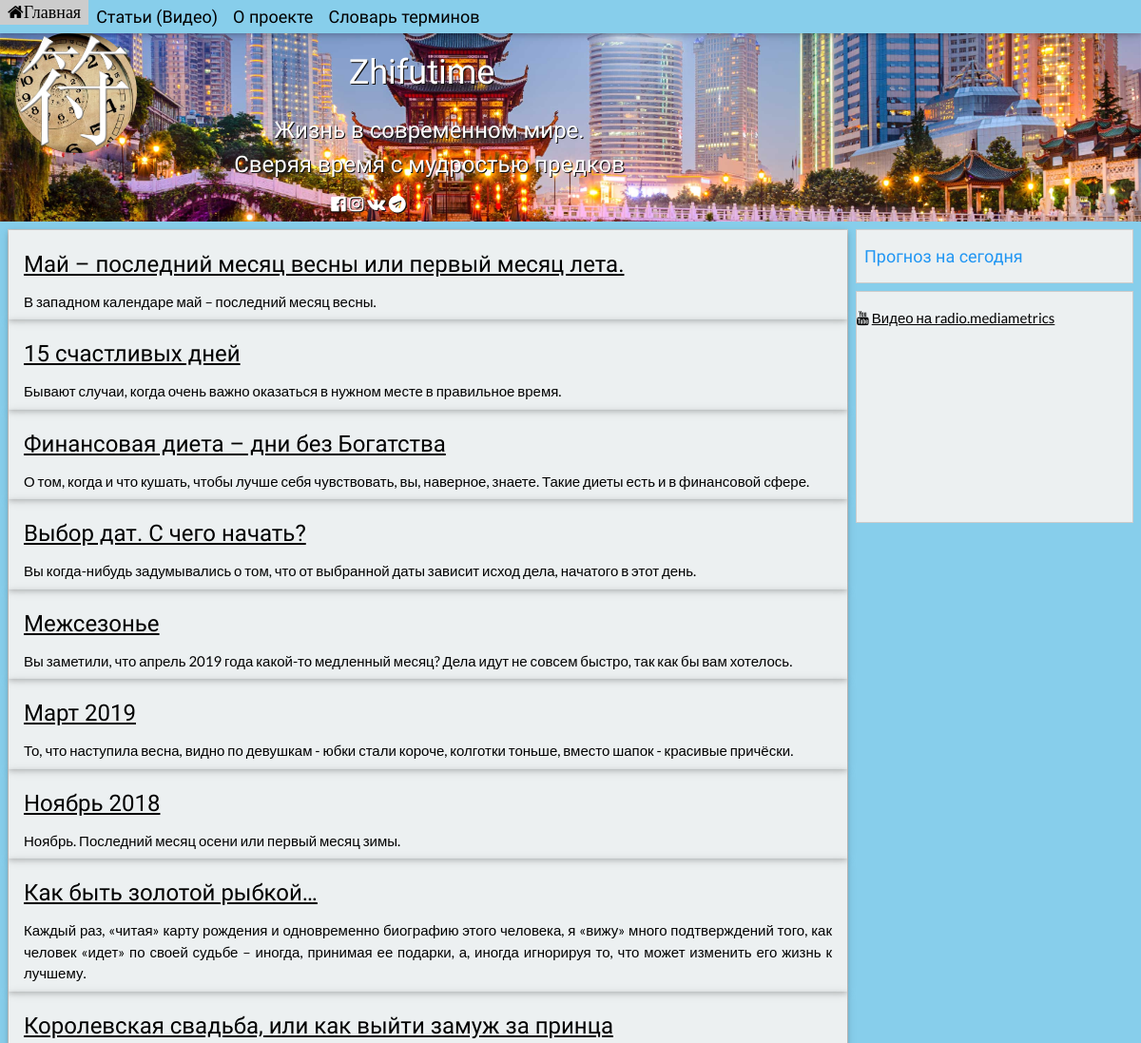
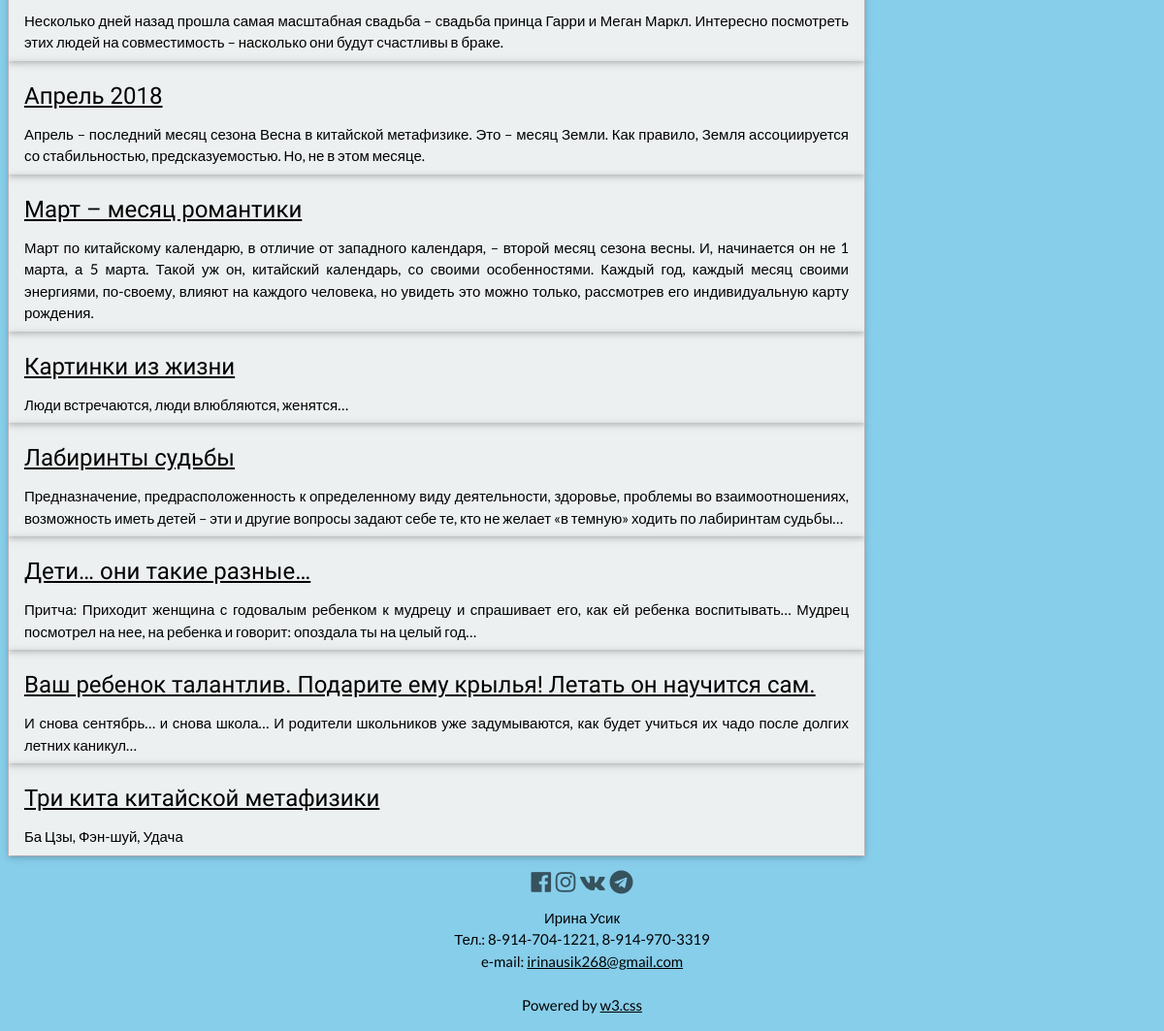
The app's page /articles/ with its own data (2 pictures, top to bottom).
### zhifutime/models.py (models this page shows, shortened)
class Article(models.Model, HitCountMixin):
    title = models.CharField(max_length=200)
    slug = models.SlugField(max_length=250, unique_for_date='publish')
    desc = models.CharField(max_length=350, default='', null=True, blank=True,
                            help_text='Краткое описание статьи')
    text = tinymce_models.HTMLField()
    publish = models.DateTimeField(default=timezone.now)
    hit_count_generic = GenericRelation(
        HitCount, object_id_field='object_pk',
        related_query_name='hit_count_generic_relation')
    class Meta:
        ordering = ('-publish',)
        verbose_name = 'Статья'
        verbose_name_plural = 'Статьи'

### zhifutime/views.py (the view)
# urls.py: url(r'^articles/(?P<art_id>\d+)/$', views.ArticleId.as_view(), name='article_id'),
def articles(request):
    articles_ = Article.objects.all()
    return render(request, 'articles.html', {'articles': articles_})

### zhifutime/templates/articles.html (shortened to what this page needs)
{%  extends 'basetry.html' %}
{% block main_content %}
    {% for article in articles %}
        <div class="w3-card w3-padding w3-hover-sand">
        <a href="{% url "article_id" article.id %}">
        <h3 class="w3-left-align">{{article.title|safe}}</h3></a>
        {% if not article.desc == None %}
            {{ article.desc }}
        {% endif %}
        </div>
    {% endfor %}
 {% endblock %}

### zhifutime/static/w3.css (style rules this page uses)
*,*:before,*:after { box-sizing:inherit }
html { -ms-text-size-adjust:100%;-webkit-text-size-adjust:100% }
body { margin:0 }
a { background-color:transparent;-webkit-text-decoration-skip:objects }
html,body { font-family:Verdana,sans-serif;font-size:15px;line-height:1.5 }
html { overflow-x:hidden }
h3 { font-size:24px }
h1,h2,h3,h4,h5,h6 { font-family:"Segoe UI",Arial,sans-serif;font-weight:400;margin:10px 0 }
a { color:inherit }
.w3-card,.w3-card-2 { box-shadow:0 2px 5px 0 rgba(0,0,0,0.16),0 2px 10px 0 rgba(0,0,0,0.12) }
.w3-left-align { text-align:left!important }
.w3-padding { padding:8px 16px!important }

### records on screen
Article: title "Май – последний месяц весны или первый месяц лета.", desc "В западном календаре май – последний месяц весны."
Article: title "15 счастливых дней", desc "Бывают случаи, когда очень важно оказаться в нужном месте в правильное время."
Article: title "Финансовая диета – дни без Богатства", desc "О том, когда и что кушать, чтобы лучше себя чувствовать, вы, наверное, знаете. Такие диеты есть и в финансовой сфере."
Article: title "Выбор дат. С чего начать?", desc "Вы когда-нибудь задумывались о том, что от выбранной даты зависит исход дела, начатого в этот день."
Article: title "Межсезонье", desc "Вы заметили, что апрель 2019 года какой-то медленный месяц? Дела идут не совсем быстро, так как бы вам хотелось."
Article: title "Март 2019", desc "То, что наступила весна, видно по девушкам - юбки стали короче, колготки тоньше, вместо шапок - красивые причёски."
Article: title "Ноябрь 2018", desc "Ноябрь. Последний месяц осени или первый месяц зимы."
Article: title "Как быть золотой рыбкой…", desc "Каждый раз, «читая» карту рождения и одновременно биографию этого человека, я «вижу» много подтверждений того, как человек «идет» по своей судьбе – иногда, принимая ее подарки, а, иногда игнорируя то, что может изменить его жизнь к лучшему."
Article: title "Королевская свадьба, или как выйти замуж за принца", desc "Несколько дней назад прошла самая масштабная свадьба – свадьба принца Гарри и Меган Маркл. Интересно посмотреть этих людей на совместимость – насколько они будут счастливы в браке."
Article: title "Апрель 2018", desc "Апрель – последний месяц сезона Весна в китайской метафизике. Это – месяц Земли. Как правило, Земля ассоциируется со стабильностью, предсказуемостью. Но, не в этом месяце."
Article: title "Март – месяц романтики", desc "Март по китайскому календарю, в отличие от западного календаря, – второй месяц сезона весны. И, начинается он не 1 марта, а 5 марта. Такой уж он, китайский календарь, со своими особенностями. Каждый год, каждый месяц своими энергиями, по-своему, влияют на каждого человека, но увидеть это можно только, рассмотрев его индивидуальную карту рождения."
Article: title "Картинки из жизни", desc "Люди встречаются, люди влюбляются, женятся…"
Article: title "Лабиринты судьбы", desc "Предназначение, предрасположенность к определенному виду деятельности, здоровье, проблемы во взаимоотношениях, возможность иметь детей – эти и другие вопросы задают себе те, кто не желает «в темную» ходить по лабиринтам судьбы…"
Article: title "Дети… они такие разные…", desc "Притча: Приходит женщина с годовалым ребенком к мудрецу и спрашивает его, как ей ребенка воспитывать… Мудрец посмотрел на нее, на ребенка и говорит: опоздала ты на целый год…"
Article: title "Ваш ребенок талантлив. Подарите ему крылья! Летать он научится сам.", desc "И снова сентябрь… и снова школа… И родители школьников уже задумываются, как будет учиться их чадо после долгих летних каникул…"
Article: title "Три кита китайской метафизики", desc "Ба Цзы, Фэн-шуй, Удача"
